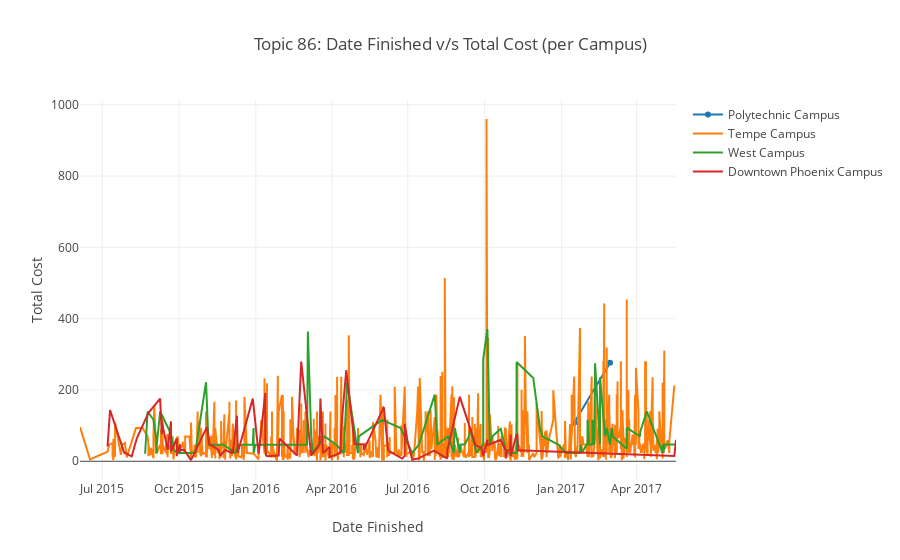

This figure's notebook cell:
### Code cell
campuses = new_df['Campus'].unique()
topic = 86
topic = "Topic " + str(topic)
plot_df = new_df[new_df['Topics'] == topic]

data = []
for campus in campuses:
    data.append(Scatter(
        x = plot_df[plot_df['Campus'] == campus]['Date Finished'],
        y = plot_df[plot_df['Campus'] == campus]['Total'],
        mode = 'line',
        name = campus
    ))

layout = Layout(xaxis = dict(title = 'Date Finished'), yaxis = dict(title = 'Total Cost'), title = topic + ': Date Finished v/s Total Cost (per Campus)')
# data = [trace0]

fig = {'data' : data, 'layout' : layout}

iplot(fig)
plot(fig,  filename='campus.html')
